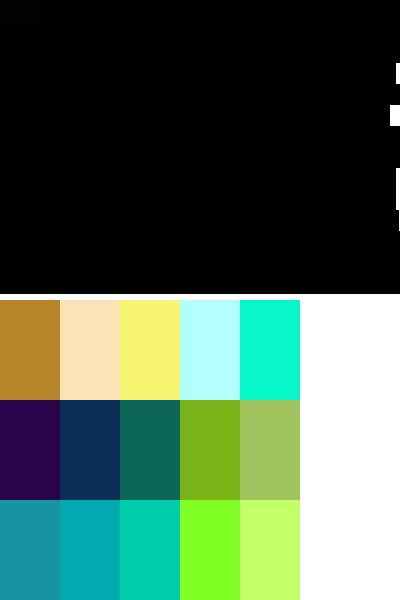
Frame 1 (no input)
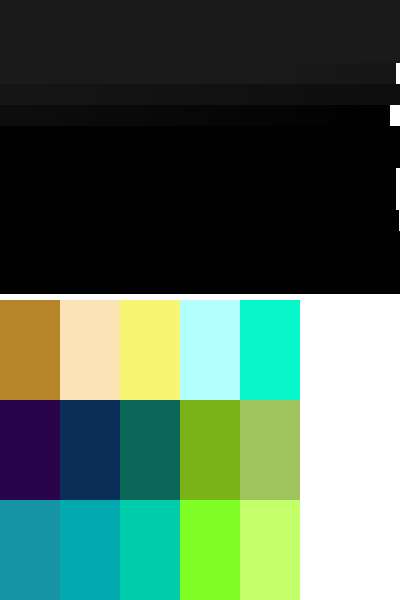
Frame 60 (the mouse pressed at the canvas centre just before this capture)
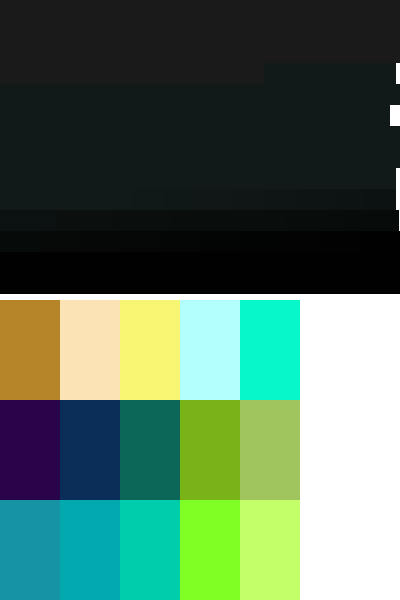
Frame 120 (the mouse held since frame 60 and released just before this capture)

The Processing sketch that drew these frames (run headless with seeded random() and noise(); from frame 60 on, the mouse is pressed at the canvas centre):

// Processing sketch: processing_104247
// ── processing_104247.pde

/*
To do list:
  -Change chaser to periodically shift selectedC to a new value (use a list of vivid colors, derive their complements)
  -Add a new effect (checkerboard - every other pixel with color + complement, and a 3-step animation)
  -Add mechanism to switch which effect is running, and UI to select between them
  -Change HSB color wheel to a grid of good solid colors (too many bad colors in the color hweel)
  -Abstract pixel mapping for 8 physical strips of pixels but N logical
  -Add a new effect (row-by-row shift or update)
  -Add a new effect (color random pixel, then color 2 random pixels, then 3, until all are colored)
  -Full lighting breathe pattern (change brightness on all lights simultaneously, using sine wave style algorithm)
  -Add ability to make chase run in reverse
  -Build as an android package and run on n7
  -Make a list of 'good' colors that will display well on LEDs
  -Implement a 'reset' that changes all pixels back to their original state
*/

//set global list of rows to simulate varying strip lengths
int[] rowList = {10, 10, 8, 12, 8, 13, 10, 10, 11, 12 , 7, 10, 10, 10};

ArrayList<Boxel> boxels;
ArrayList<Palette> palettes;
int frameIndex;
color selectedC; //User selected color that effects use as a base

/*----------------- Effects listed here ---------------*/
ChaseFX chase;
CheckerFX checker;

/*----------------- Color palettes here ---------------*/



void createPalettes() {
    String p1[] = {
        "Winnersh triangle",
        "B68529",
        "FCE3B5",
        "F7F572",
        "B2FFFD",
        "07F7CB"
    };
    String p2[] = {
        "Hymn For My Soul",
        "2A044A",
        "0B2E59",
        "0D6759",
        "7AB317",
        "A0C55F"
    };
  String p3[] = {
    "gemtone",
    "1693A5",
    "02AAB0",
    "00CDAC",
    "7FFF24",
    "C3FF68"
  };
    String[][] plist = new String[][] {p1, p2, p3};
    palettes = new ArrayList<Palette>();
    for (int i = 0; i < plist.length; i++) {
        String pname = plist[i][0];
        color[] newColors = new color[plist[i].length - 1];
        //for (int j = 1; j < plist[i].length; j++) {
        for (int j = 0; j < newColors.length; j++) {
            newColors[j] = color(unhex("FF" + plist[i][j + 1]));
        }
        Palette newPalette = new Palette(pname, newColors);
        palettes.add(newPalette);
    }
}

void setup() {
  size(400, 600); //change this to 800 x 1200 for nexus 7
  background(255);
  colorMode(HSB);//, 360, 255, 255);
  boxels = new ArrayList<Boxel>();
  for (int i = 0; i < rowList.length; i++) {
    for (int j = 0; j < rowList[i]; j++) {
      Boxel newBoxel = new Boxel(j, i);
      boxels.add(newBoxel);
    }
  }
  chase = new ChaseFX();
  checker = new CheckerFX();
  noStroke();
  noSmooth();
  //translate(width * 0.25, height * 0.75);
  //saturationChanger(128,256);
  createPalettes();
  translate(0, height/2);
  float pHeight = height/palettes.size();
  for (int i = 0; i < palettes.size(); i++) {
    Palette palette = palettes.get(i);
    float pWidth = width * 0.75 / palette.colors.length;
    for (int j = 0; j < palette.colors.length; j++) {
        fill(palette.colors[j]);
        rect(0, 0, pWidth, pHeight);
      translate(pWidth, 0);
    }
    translate(-(pWidth * palette.colors.length), (height/2)/palettes.size());
  }
}

void draw(){
  frameIndex = (frameCount % boxels.size());
  doEffect();
  for (int i = 0; i < boxels.size(); i++) {
      Boxel b = boxels.get(i);
      render(b);
    }
}

void mousePressed() {
  selectedC = get(mouseX, mouseY);
}

void render(Boxel b) {
  if (b.currentC != b.lastC) {
    fill(b.currentC);
    b.setC(b.currentC);
    float ysize = (height/rowList.length)/2;
    float xsize = width/rowList[b.ypos];
    rect((xsize * b.xpos), (ysize * b.ypos), xsize, ysize);
  }
}

void doEffect() {
  //checker.FXloop();
  chase.FXloop();
}

void saturationChanger(int i, int initial){
 if(i > 0){
  colorTriangle(256,0,initial,initial);
  saturationChanger(i-1, initial-2);
 }
}

void colorTriangle(int iteration, int h, int s,int height){
 if(iteration > 0){
  fill(h%6,s,256);
  triangle(0,0,128*tan(radians(5.625/4)),height,-128*tan(radians(5.625/4)),height);
  rotate(radians(5.625/4));
  colorTriangle(iteration-1, h+1, s, height);
 }
}

class ChaseFX {
  int chaseFlip;

  ChaseFX() {
    chaseFlip = 1;
  }

  void FXloop() {
    int gradientWidth = 25;

    for (int i = 0; i < boxels.size(); i++) {
      if ((i >= (frameIndex - gradientWidth)) && ((i + 1) <= frameIndex)) {
        changeBri(i, (frameIndex - i));
      }
      if ((frameIndex <= gradientWidth) && (frameCount > gradientWidth)) { //skip the wrap case the first frames to create gradient
        int diff = gradientWidth - frameIndex;
        if (i >= (boxels.size() - diff)) {
          changeBri(i, (boxels.size() - i + frameIndex));
        }
      }
    }
  }

  void changeBri(int bIndex, int briChange) {
    Boxel b = boxels.get(bIndex);
    float bri = brightness(b.currentC);
    int increment = 2;
    if (brightness(b.currentC) > brightness(b.lastC)) {
      chaseFlip = 1;
    } else if (brightness(b.currentC) < brightness(b.lastC)) {
      chaseFlip = -1;
    }
    if ((bri + chaseFlip) > 100) {
      bri = 101;
      chaseFlip *= -1;
    } else if ((bri + chaseFlip) < 0) {
      bri = -1;
      chaseFlip *= -1;
    }
    color newC = color(hue(selectedC), saturation(selectedC), (bri + chaseFlip));
    b.setC(newC);
  }
}

class CheckerFX 
{  color color1;
  color c1complement;

  CheckerFX(){
    color1 = selectedC;
  }

  void FXloop() {
    if ((frameCount % 90) == 0) {
      color1 = selectedC;
      c1complement = color(0,0,0); // Currently setting this to black, because I don't know how to derive a color's complement and am on an airplane and can't look it up...
    }
    for (int i = 0; i < boxels.size(); i++) {
      Boxel b = boxels.get(i);
      if ((i % 2) == 0) {
        b.setC(color1);
      } else {
        b.setC(c1complement);
      }
    }
  }

}

class Boxel {
  color currentC;
  color lastC;
  int xpos;
  int ypos;

  Boxel(int tempXpos, int tempYpos) {
    currentC = color(0,0,1);
    lastC = color(0,0,0);
    xpos = tempXpos;
    ypos = tempYpos;
  }

  void setC(color newC) {
    lastC = currentC;
    currentC = newC;
  }
}

class Palette {
    String name;
    color[] colors;
    color[] complements;
    color curCol;
    color compCol;
    private int colCounter;

    Palette(String tempname, color[] tempcolors) {
        name = tempname;
        colors = tempcolors;
        complements = new color[colors.length];
        for (int i = 0; i < colors.length; i++) {
            complements[i] = this.getComplement(colors[i]);
        }
        colCounter = 0;
        curCol = colors[colCounter];
        compCol = complements[colCounter];
    }

    color getComplement(color startColor) {
        float startHue = hue(startColor);
        float complementHue;
        if (startHue <= 180) {
            complementHue = startHue - 180;
        } else {
            complementHue = startHue + 180;
        }
        color complementColor = color(complementHue, saturation(startColor), brightness(startColor));
        return complementColor;
    }

    void nextColor() {
        if (colCounter <= colors.length) {
            colCounter++;
        } else {
            colCounter = 0;
        }
        curCol = colors[colCounter];
        compCol = complements[colCounter];
    }
}
